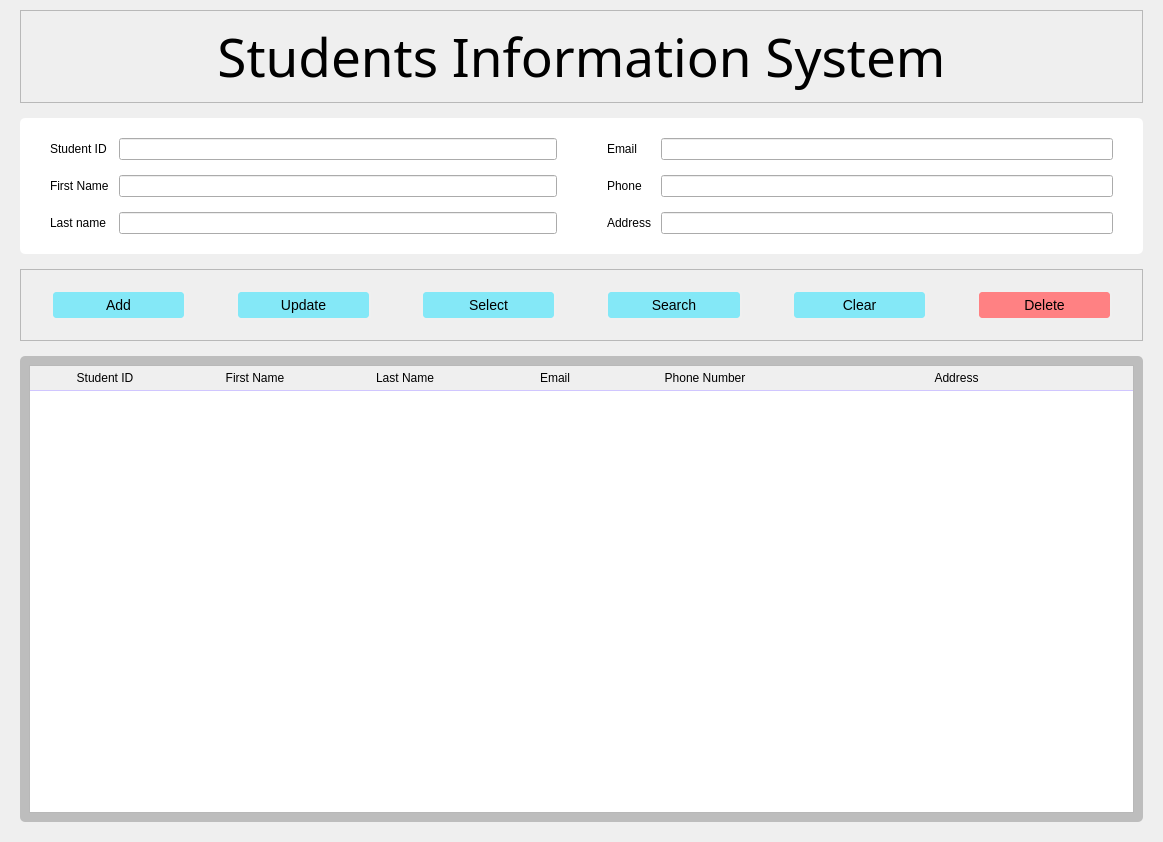
<?xml version="1.0" encoding="UTF-8"?>
<ui version="4.0">
 <class>MainWindow</class>
 <widget class="QMainWindow" name="MainWindow">
  <property name="geometry">
   <rect>
    <x>0</x>
    <y>0</y>
    <width>1163</width>
    <height>842</height>
   </rect>
  </property>
  <property name="windowTitle">
   <string>MainWindow</string>
  </property>
  <widget class="QWidget" name="main_window">
   <property name="styleSheet">
    <string notr="true">/* Styles for the 'info_frame' element*/

#info_frame{
	background-color:#fff;
	border: none;
	border-radius : 5px;
}

/* Style for the 'table_frame'*/
#table_frame{
	border-radius : 5px;
	background-color: rgb(189, 189, 189);
}

/* Style for header section*/
QHeaderView::section{
	border:none;
	border-bottom: 1px solid #d0c6ff;
	text-align: left;
	padding:3px 5px
}

/* Style for buttons*/
#function_frame QPushButton{
	font-size:14px;
	padding: 5px 10px;
	border: 2px solid #f0f0f0;
	border-radius: 5px;
	background-color: #84e8f7
}

/* Style for delete_btn*/
#function_frame #delete_btn{
	background-color: #ff8183;
}</string>
   </property>
   <layout class="QGridLayout" name="gridLayout_6">
    <property name="leftMargin">
     <number>20</number>
    </property>
    <property name="topMargin">
     <number>10</number>
    </property>
    <property name="rightMargin">
     <number>20</number>
    </property>
    <property name="bottomMargin">
     <number>20</number>
    </property>
    <property name="horizontalSpacing">
     <number>10</number>
    </property>
    <property name="verticalSpacing">
     <number>15</number>
    </property>
    <item row="0" column="0">
     <widget class="QFrame" name="frame">
      <property name="frameShape">
       <enum>QFrame::StyledPanel</enum>
      </property>
      <property name="frameShadow">
       <enum>QFrame::Raised</enum>
      </property>
      <layout class="QGridLayout" name="gridLayout_4">
       <item row="0" column="0">
        <widget class="QLabel" name="title_label">
         <property name="font">
          <font>
           <family>Gabriola</family>
           <pointsize>40</pointsize>
           <weight>50</weight>
           <bold>false</bold>
          </font>
         </property>
         <property name="text">
          <string>Students Information System</string>
         </property>
         <property name="alignment">
          <set>Qt::AlignCenter</set>
         </property>
        </widget>
       </item>
      </layout>
     </widget>
    </item>
    <item row="1" column="0">
     <widget class="QFrame" name="info_frame">
      <property name="frameShape">
       <enum>QFrame::StyledPanel</enum>
      </property>
      <property name="frameShadow">
       <enum>QFrame::Raised</enum>
      </property>
      <layout class="QGridLayout" name="gridLayout_3">
       <property name="leftMargin">
        <number>30</number>
       </property>
       <property name="topMargin">
        <number>20</number>
       </property>
       <property name="rightMargin">
        <number>30</number>
       </property>
       <property name="bottomMargin">
        <number>20</number>
       </property>
       <property name="horizontalSpacing">
        <number>50</number>
       </property>
       <item row="0" column="0">
        <layout class="QGridLayout" name="gridLayout">
         <property name="horizontalSpacing">
          <number>10</number>
         </property>
         <property name="verticalSpacing">
          <number>15</number>
         </property>
         <item row="0" column="0">
          <widget class="QLabel" name="label_2">
           <property name="text">
            <string>Student ID</string>
           </property>
          </widget>
         </item>
         <item row="0" column="1">
          <widget class="QLineEdit" name="lineEdit_6"/>
         </item>
         <item row="1" column="0">
          <widget class="QLabel" name="label_3">
           <property name="text">
            <string>First Name</string>
           </property>
          </widget>
         </item>
         <item row="1" column="1">
          <widget class="QLineEdit" name="lineEdit_4"/>
         </item>
         <item row="2" column="0">
          <widget class="QLabel" name="label_6">
           <property name="text">
            <string>Last name</string>
           </property>
          </widget>
         </item>
         <item row="2" column="1">
          <widget class="QLineEdit" name="lineEdit_5"/>
         </item>
        </layout>
       </item>
       <item row="0" column="1">
        <layout class="QGridLayout" name="gridLayout_2">
         <property name="horizontalSpacing">
          <number>10</number>
         </property>
         <property name="verticalSpacing">
          <number>15</number>
         </property>
         <item row="0" column="0">
          <widget class="QLabel" name="label_9">
           <property name="text">
            <string>Email</string>
           </property>
          </widget>
         </item>
         <item row="0" column="1">
          <widget class="QLineEdit" name="lineEdit"/>
         </item>
         <item row="1" column="0">
          <widget class="QLabel" name="label_8">
           <property name="text">
            <string>Phone</string>
           </property>
          </widget>
         </item>
         <item row="1" column="1">
          <widget class="QLineEdit" name="lineEdit_2"/>
         </item>
         <item row="2" column="0">
          <widget class="QLabel" name="label_7">
           <property name="text">
            <string>Address</string>
           </property>
          </widget>
         </item>
         <item row="2" column="1">
          <widget class="QLineEdit" name="lineEdit_3"/>
         </item>
        </layout>
       </item>
      </layout>
     </widget>
    </item>
    <item row="2" column="0">
     <widget class="QFrame" name="function_frame">
      <property name="frameShape">
       <enum>QFrame::StyledPanel</enum>
      </property>
      <property name="frameShadow">
       <enum>QFrame::Raised</enum>
      </property>
      <layout class="QHBoxLayout" name="horizontalLayout">
       <property name="spacing">
        <number>50</number>
       </property>
       <property name="leftMargin">
        <number>30</number>
       </property>
       <property name="topMargin">
        <number>20</number>
       </property>
       <property name="rightMargin">
        <number>30</number>
       </property>
       <property name="bottomMargin">
        <number>20</number>
       </property>
       <item>
        <widget class="QPushButton" name="add_btn">
         <property name="text">
          <string>Add</string>
         </property>
         <property name="icon">
          <iconset>
           <normaloff>icons/add .svg</normaloff>icons/add .svg</iconset>
         </property>
         <property name="iconSize">
          <size>
           <width>20</width>
           <height>20</height>
          </size>
         </property>
        </widget>
       </item>
       <item>
        <widget class="QPushButton" name="update_btn">
         <property name="text">
          <string>Update</string>
         </property>
         <property name="icon">
          <iconset>
           <normaloff>icons/update.svg</normaloff>icons/update.svg</iconset>
         </property>
         <property name="iconSize">
          <size>
           <width>20</width>
           <height>20</height>
          </size>
         </property>
        </widget>
       </item>
       <item>
        <widget class="QPushButton" name="select_btn">
         <property name="text">
          <string>Select</string>
         </property>
         <property name="icon">
          <iconset>
           <normaloff>icons/select.svg</normaloff>icons/select.svg</iconset>
         </property>
         <property name="iconSize">
          <size>
           <width>20</width>
           <height>20</height>
          </size>
         </property>
        </widget>
       </item>
       <item>
        <widget class="QPushButton" name="search_btn">
         <property name="text">
          <string>Search</string>
         </property>
         <property name="icon">
          <iconset>
           <normaloff>icons/search.svg</normaloff>icons/search.svg</iconset>
         </property>
         <property name="iconSize">
          <size>
           <width>20</width>
           <height>20</height>
          </size>
         </property>
        </widget>
       </item>
       <item>
        <widget class="QPushButton" name="clear_btn">
         <property name="text">
          <string>Clear</string>
         </property>
         <property name="icon">
          <iconset>
           <normaloff>icons/clear.svg</normaloff>icons/clear.svg</iconset>
         </property>
         <property name="iconSize">
          <size>
           <width>20</width>
           <height>20</height>
          </size>
         </property>
        </widget>
       </item>
       <item>
        <widget class="QPushButton" name="delete_btn">
         <property name="text">
          <string>Delete</string>
         </property>
         <property name="icon">
          <iconset>
           <normaloff>icons/delete.svg</normaloff>icons/delete.svg</iconset>
         </property>
         <property name="iconSize">
          <size>
           <width>20</width>
           <height>20</height>
          </size>
         </property>
        </widget>
       </item>
      </layout>
     </widget>
    </item>
    <item row="3" column="0">
     <widget class="QFrame" name="table_frame">
      <property name="frameShape">
       <enum>QFrame::StyledPanel</enum>
      </property>
      <property name="frameShadow">
       <enum>QFrame::Raised</enum>
      </property>
      <layout class="QGridLayout" name="gridLayout_5">
       <item row="0" column="0">
        <widget class="QTableWidget" name="tableWidget">
         <property name="font">
          <font>
           <kerning>true</kerning>
          </font>
         </property>
         <property name="focusPolicy">
          <enum>Qt::NoFocus</enum>
         </property>
         <property name="layoutDirection">
          <enum>Qt::LeftToRight</enum>
         </property>
         <property name="dragDropOverwriteMode">
          <bool>true</bool>
         </property>
         <property name="showGrid">
          <bool>false</bool>
         </property>
         <attribute name="horizontalHeaderVisible">
          <bool>true</bool>
         </attribute>
         <attribute name="horizontalHeaderCascadingSectionResizes">
          <bool>false</bool>
         </attribute>
         <attribute name="horizontalHeaderDefaultSectionSize">
          <number>150</number>
         </attribute>
         <attribute name="horizontalHeaderHighlightSections">
          <bool>true</bool>
         </attribute>
         <attribute name="horizontalHeaderMinimumSectionSize">
          <number>50</number>
         </attribute>
         <attribute name="horizontalHeaderShowSortIndicator" stdset="0">
          <bool>false</bool>
         </attribute>
         <attribute name="horizontalHeaderStretchLastSection">
          <bool>true</bool>
         </attribute>
         <attribute name="verticalHeaderVisible">
          <bool>false</bool>
         </attribute>
         <attribute name="verticalHeaderHighlightSections">
          <bool>true</bool>
         </attribute>
         <column>
          <property name="text">
           <string>Student ID</string>
          </property>
         </column>
         <column>
          <property name="text">
           <string>First Name</string>
          </property>
         </column>
         <column>
          <property name="text">
           <string>Last Name</string>
          </property>
         </column>
         <column>
          <property name="text">
           <string>Email</string>
          </property>
         </column>
         <column>
          <property name="text">
           <string>Phone Number</string>
          </property>
         </column>
         <column>
          <property name="text">
           <string>Address</string>
          </property>
         </column>
        </widget>
       </item>
      </layout>
     </widget>
    </item>
   </layout>
  </widget>
 </widget>
 <resources/>
 <connections/>
</ui>
